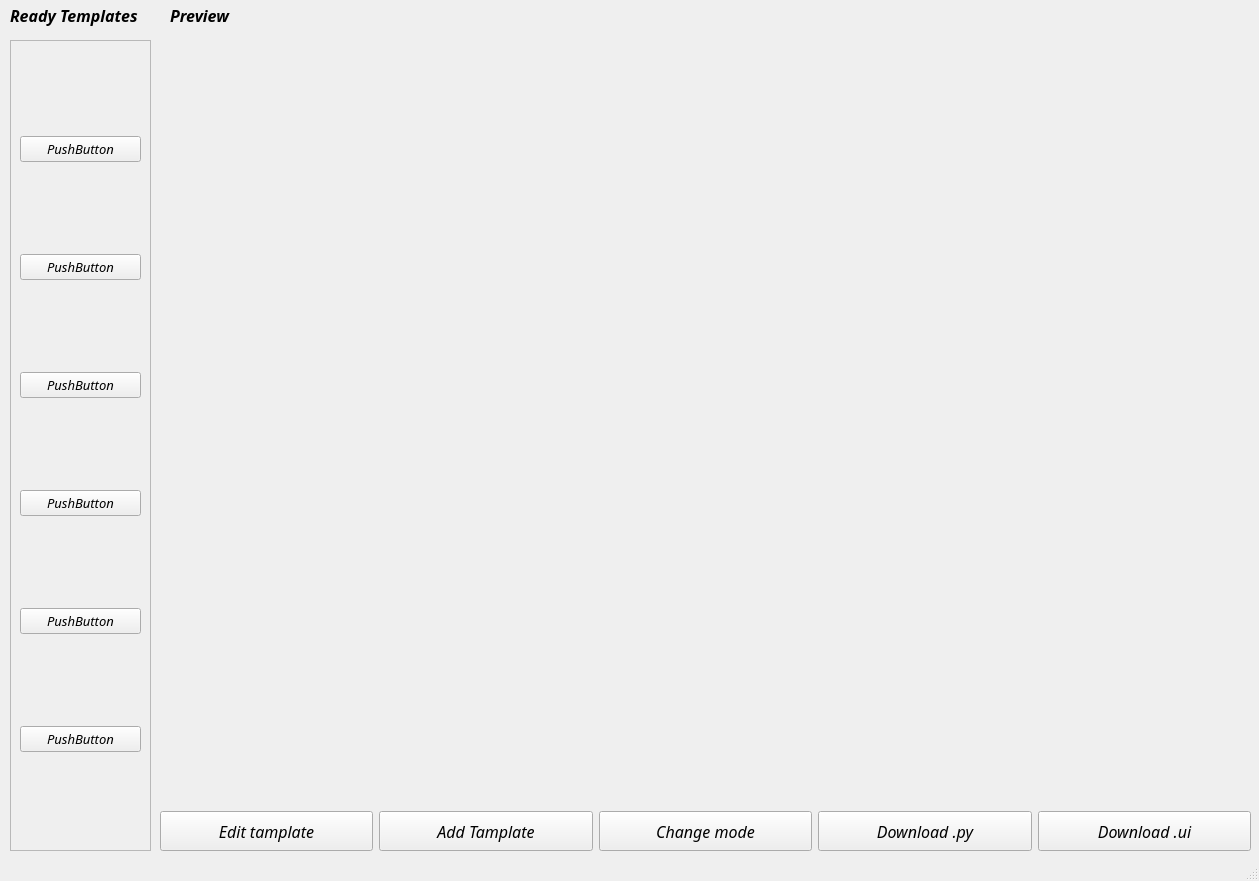
<?xml version="1.0" encoding="UTF-8"?>
<ui version="4.0">
 <class>MainWindow</class>
 <widget class="QMainWindow" name="MainWindow">
  <property name="geometry">
   <rect>
    <x>0</x>
    <y>0</y>
    <width>1259</width>
    <height>881</height>
   </rect>
  </property>
  <property name="sizePolicy">
   <sizepolicy hsizetype="Preferred" vsizetype="Preferred">
    <horstretch>0</horstretch>
    <verstretch>0</verstretch>
   </sizepolicy>
  </property>
  <property name="minimumSize">
   <size>
    <width>1259</width>
    <height>881</height>
   </size>
  </property>
  <property name="maximumSize">
   <size>
    <width>1259</width>
    <height>881</height>
   </size>
  </property>
  <property name="font">
   <font>
    <family>Rockwell</family>
    <weight>75</weight>
    <bold>true</bold>
   </font>
  </property>
  <property name="windowTitle">
   <string>Tamplater</string>
  </property>
  <property name="windowIcon">
   <iconset>
    <normaloff>Template_project/Y.png</normaloff>Template_project/Y.png</iconset>
  </property>
  <property name="windowOpacity">
   <double>1.000000000000000</double>
  </property>
  <widget class="QWidget" name="centralwidget">
   <widget class="QScrollArea" name="scrollArea">
    <property name="geometry">
     <rect>
      <x>10</x>
      <y>40</y>
      <width>141</width>
      <height>811</height>
     </rect>
    </property>
    <property name="font">
     <font>
      <family>Rockwell</family>
      <pointsize>10</pointsize>
      <weight>50</weight>
      <italic>true</italic>
      <bold>false</bold>
     </font>
    </property>
    <property name="mouseTracking">
     <bool>false</bool>
    </property>
    <property name="autoFillBackground">
     <bool>false</bool>
    </property>
    <property name="widgetResizable">
     <bool>true</bool>
    </property>
    <widget class="QWidget" name="scrollAreaWidgetContents">
     <property name="geometry">
      <rect>
       <x>0</x>
       <y>0</y>
       <width>139</width>
       <height>809</height>
      </rect>
     </property>
     <layout class="QVBoxLayout" name="verticalLayout">
      <item>
       <widget class="QPushButton" name="pushButton_2">
        <property name="font">
         <font>
          <family>Rockwell</family>
          <pointsize>10</pointsize>
          <weight>50</weight>
          <italic>true</italic>
          <bold>false</bold>
         </font>
        </property>
        <property name="text">
         <string>PushButton</string>
        </property>
       </widget>
      </item>
      <item>
       <widget class="QPushButton" name="pushButton_6">
        <property name="font">
         <font>
          <italic>true</italic>
         </font>
        </property>
        <property name="text">
         <string>PushButton</string>
        </property>
       </widget>
      </item>
      <item>
       <widget class="QPushButton" name="pushButton_5">
        <property name="text">
         <string>PushButton</string>
        </property>
       </widget>
      </item>
      <item>
       <widget class="QPushButton" name="pushButton_4">
        <property name="text">
         <string>PushButton</string>
        </property>
       </widget>
      </item>
      <item>
       <widget class="QPushButton" name="pushButton_3">
        <property name="text">
         <string>PushButton</string>
        </property>
       </widget>
      </item>
      <item>
       <widget class="QPushButton" name="pushButton">
        <property name="text">
         <string>PushButton</string>
        </property>
       </widget>
      </item>
     </layout>
    </widget>
   </widget>
   <widget class="QLabel" name="label">
    <property name="geometry">
     <rect>
      <x>10</x>
      <y>0</y>
      <width>141</width>
      <height>31</height>
     </rect>
    </property>
    <property name="font">
     <font>
      <family>Rockwell</family>
      <pointsize>12</pointsize>
      <weight>75</weight>
      <italic>true</italic>
      <bold>true</bold>
     </font>
    </property>
    <property name="text">
     <string>Ready Templates</string>
    </property>
   </widget>
   <widget class="QLabel" name="label_2">
    <property name="geometry">
     <rect>
      <x>170</x>
      <y>0</y>
      <width>1081</width>
      <height>31</height>
     </rect>
    </property>
    <property name="font">
     <font>
      <pointsize>12</pointsize>
      <weight>75</weight>
      <italic>true</italic>
      <bold>true</bold>
     </font>
    </property>
    <property name="text">
     <string>Preview</string>
    </property>
   </widget>
   <widget class="QLabel" name="label_3">
    <property name="geometry">
     <rect>
      <x>170</x>
      <y>40</y>
      <width>1071</width>
      <height>751</height>
     </rect>
    </property>
    <property name="sizePolicy">
     <sizepolicy hsizetype="Preferred" vsizetype="Preferred">
      <horstretch>0</horstretch>
      <verstretch>0</verstretch>
     </sizepolicy>
    </property>
    <property name="minimumSize">
     <size>
      <width>0</width>
      <height>0</height>
     </size>
    </property>
    <property name="maximumSize">
     <size>
      <width>16777215</width>
      <height>16777215</height>
     </size>
    </property>
    <property name="text">
     <string/>
    </property>
   </widget>
   <widget class="QWidget" name="horizontalLayoutWidget">
    <property name="geometry">
     <rect>
      <x>160</x>
      <y>810</y>
      <width>1091</width>
      <height>42</height>
     </rect>
    </property>
    <layout class="QHBoxLayout" name="horizontalLayout">
     <item>
      <widget class="QPushButton" name="pushButton_10">
       <property name="minimumSize">
        <size>
         <width>0</width>
         <height>40</height>
        </size>
       </property>
       <property name="font">
        <font>
         <pointsize>12</pointsize>
         <weight>50</weight>
         <italic>true</italic>
         <bold>false</bold>
        </font>
       </property>
       <property name="text">
        <string>Edit tamplate</string>
       </property>
      </widget>
     </item>
     <item>
      <widget class="QPushButton" name="pushButton_11">
       <property name="minimumSize">
        <size>
         <width>0</width>
         <height>40</height>
        </size>
       </property>
       <property name="font">
        <font>
         <pointsize>12</pointsize>
         <weight>50</weight>
         <italic>true</italic>
         <bold>false</bold>
        </font>
       </property>
       <property name="text">
        <string>Add Tamplate</string>
       </property>
      </widget>
     </item>
     <item>
      <widget class="QPushButton" name="pushButton_8">
       <property name="minimumSize">
        <size>
         <width>0</width>
         <height>40</height>
        </size>
       </property>
       <property name="font">
        <font>
         <pointsize>12</pointsize>
         <weight>50</weight>
         <italic>true</italic>
         <bold>false</bold>
        </font>
       </property>
       <property name="text">
        <string>Change mode</string>
       </property>
      </widget>
     </item>
     <item>
      <widget class="QPushButton" name="pushButton_7">
       <property name="minimumSize">
        <size>
         <width>0</width>
         <height>40</height>
        </size>
       </property>
       <property name="font">
        <font>
         <pointsize>12</pointsize>
         <weight>50</weight>
         <italic>true</italic>
         <bold>false</bold>
        </font>
       </property>
       <property name="text">
        <string>Download .py</string>
       </property>
      </widget>
     </item>
     <item>
      <widget class="QPushButton" name="pushButton_9">
       <property name="minimumSize">
        <size>
         <width>0</width>
         <height>40</height>
        </size>
       </property>
       <property name="font">
        <font>
         <pointsize>12</pointsize>
         <weight>50</weight>
         <italic>true</italic>
         <bold>false</bold>
        </font>
       </property>
       <property name="text">
        <string>Download .ui</string>
       </property>
      </widget>
     </item>
    </layout>
   </widget>
  </widget>
  <widget class="QMenuBar" name="menubar">
   <property name="geometry">
    <rect>
     <x>0</x>
     <y>0</y>
     <width>1259</width>
     <height>21</height>
    </rect>
   </property>
  </widget>
  <widget class="QStatusBar" name="statusBar"/>
 </widget>
 <resources/>
 <connections/>
</ui>
